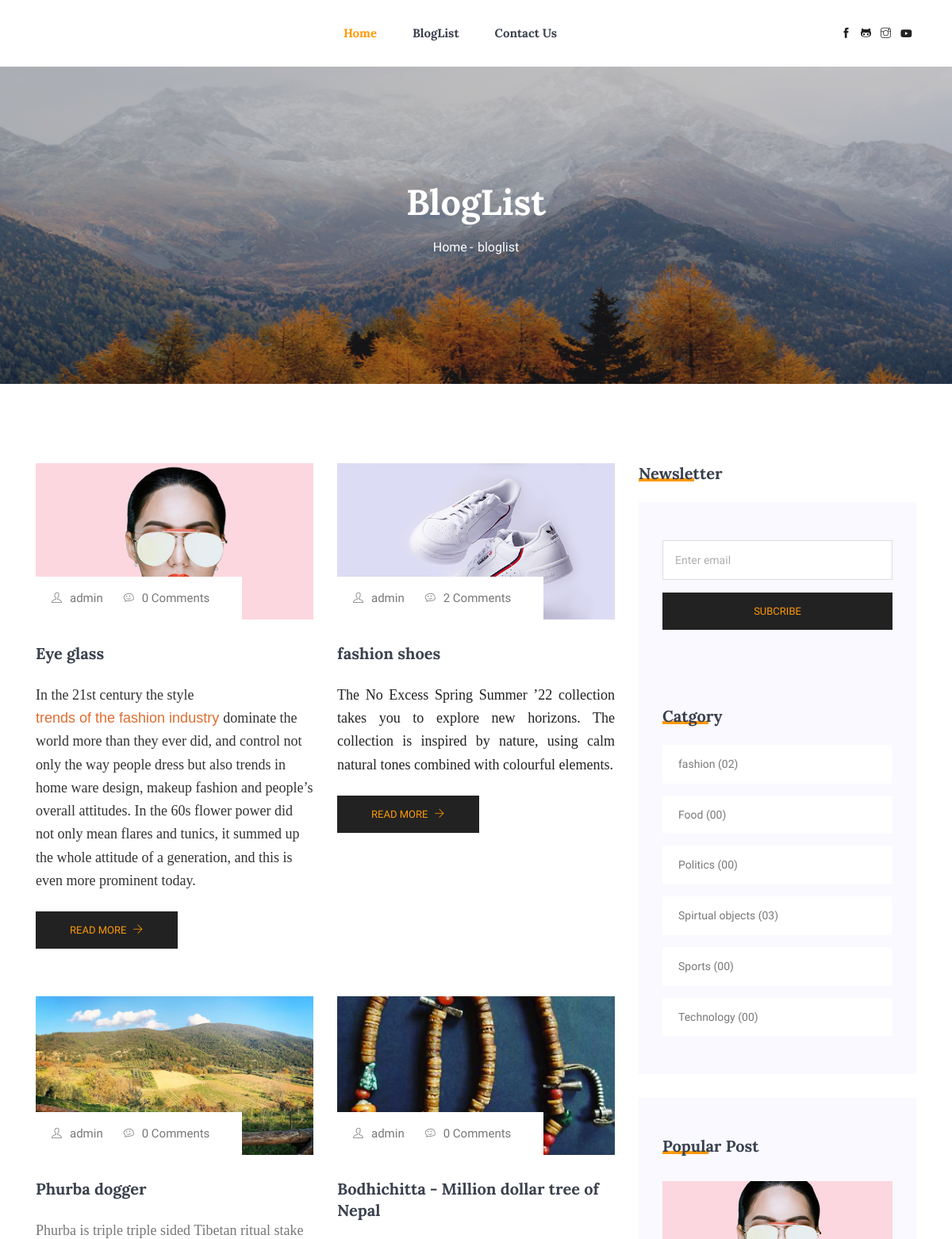
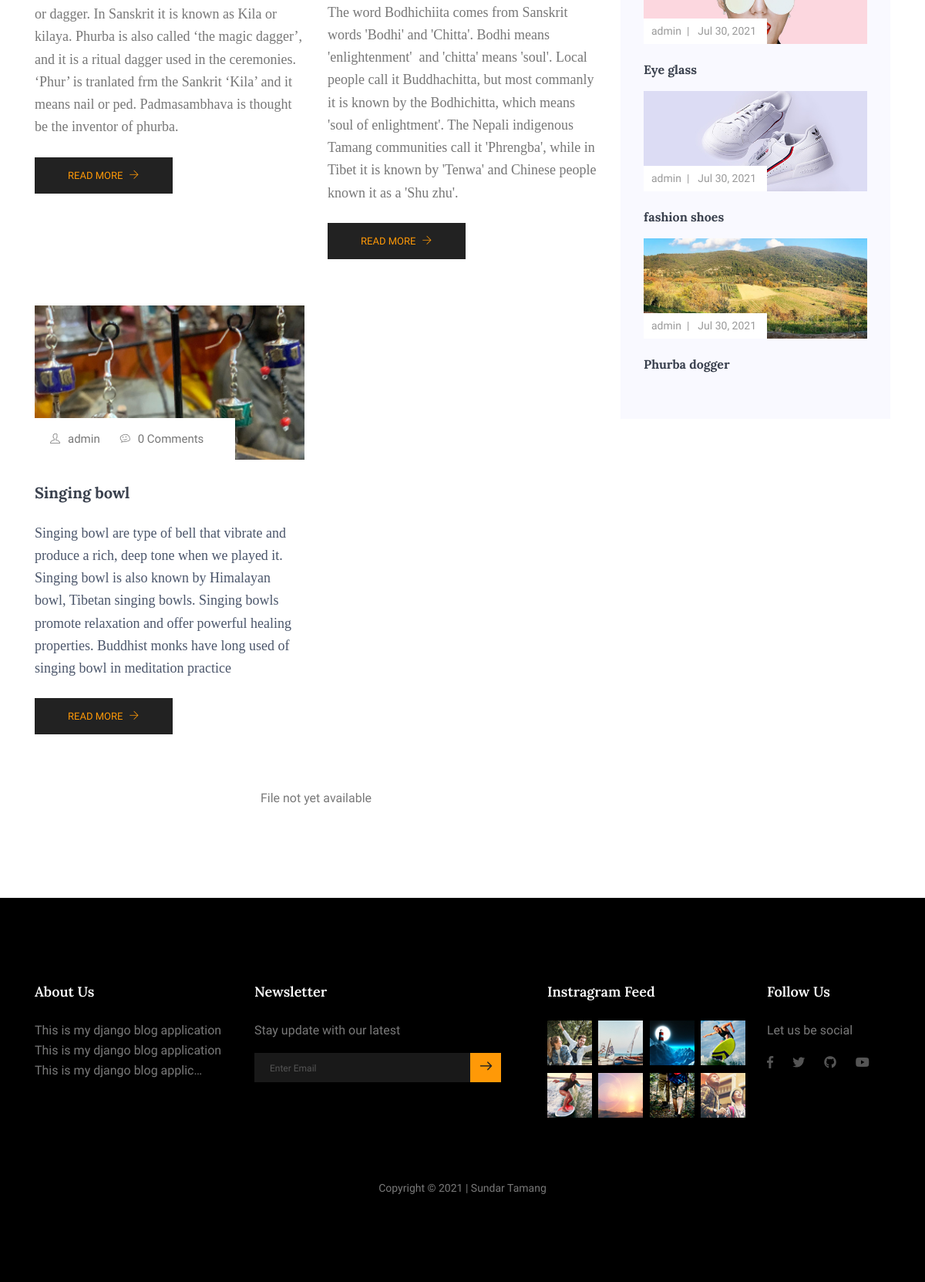
The page /bloglist/ on the database its author committed (2 pictures, top to bottom).
### core/models.py (models this page shows, shortened)
class TimeStamp(models.Model):
    created_at = models.DateTimeField(auto_now=True)
    update_at  = models.DateTimeField(auto_now=True)
    is_active  = models.BooleanField(default=True, null=True, blank=True)
    class Meta:
        abstract = True
    def timestamp_pretty(self):
        return self.created_at.strftime('%b %e, %Y')

class Blog(TimeStamp):
    title      = models.CharField(max_length=100)
    slug       = models.SlugField(null=True, blank=True, unique=True)
    overview   = models.TextField()
    content    = models.TextField()
    views      = models.PositiveIntegerField(default=0)
    author     = models.ForeignKey(User, on_delete=models.CASCADE, blank=True, null=True)
    thumbnail  = models.ImageField(upload_to="Blog/img")
    categories = models.ForeignKey(Category, on_delete=models.CASCADE)
    featured   = models.BooleanField(default=False)
    def get_absoulate_url(self):
        return reverse('core:blogdetail',kwargs ={
            'slug':self.slug
        })
    def comment_count(self):
        return BlogComment.objects.filter(blog=self).count()

class Category(TimeStamp):
    title = models.CharField(max_length=20)
    slug  = models.SlugField(null=True, blank=True, unique=True)

class SiteInformation(TimeStamp):
    title                   = models.TextField(max_length=50, blank=True, null=True)
    email                   = models.EmailField()
    phone_number            = models.PositiveIntegerField(blank=True, null=True)
    address                 = models.TextField(max_length=200, blank=True, null=True)
    profile_image           = models.ImageField(upload_to="profile/pic", null=True, blank=True)
    about_us                = models.TextField(blank=True, null=True)
    github                  = models.CharField(max_length=200,null=True,blank=True)
    facebook                = models.CharField(max_length=200,null=True,blank=True)
    instagram               = models.CharField(max_length=200,null=True,blank=True)
    youtube                 = models.CharField(max_length=200,null=True,blank=True)
    twitter                 = models.CharField(max_length=200,null=True,blank=True)
    viber                   = models.CharField(max_length=200,null=True,blank=True)
    privacy_policy          = models.TextField(blank=True, null=True)
    terms_conditions        = models.TextField(blank=True, null=True)
    fb_messenger_script     = models.CharField(max_length=1024, null=True, blank=True)
    google_analytics_script = models.CharField(max_length=500, null=True, blank=True)
    fb_pixel_script         = models.CharField(max_length=4000, null=True, blank=True)
    detail_pixel            = models.TextField(null=True, blank=True)

### core/views.py (the view)
# urls.py: path('bloglist/', BlogListView.as_view(),name='bloglist'),
class BlogListView(TemplateView):
    template_name = "clienttemplate/bloglist.html"
    paginate_by = "5"
    def get_context_data(self, **kwargs):
        context = super().get_context_data(**kwargs)
        bloglist = Blog.objects.all().order_by('-id')
        paginator = Paginator(bloglist, self.paginate_by)
        page = self.request.GET.get('page')
        try:
            file_exams = paginator.page(page)
        except PageNotAnInteger:
            file_exams = paginator.page(1)
        except EmptyPage:
            file_exams = paginator.page(paginator.num_pages)
        context['bloglist'] = file_exams
        context["trending_blogs"] = Blog.objects.all().order_by('-views')[:3]
        context['categories'] =  count()
        return context

### core/context_processors.py (called while the page is built)
def add_variable_to_context(request):
    siteInfo = SiteInformation.objects.first()
    return {
        'siteInfo': siteInfo
    }

### core/views.py (called while the page is built)
def count():
    category = Category.objects.annotate(count_post = Count('blog'))
    return category

### template/clienttemplate/bloglist.html (shortened to what this page needs)
{% extends 'clienttemplate/base.html' %}
{% load static %}
{% block body %}
  <section class="mb-30px">
    <div class="">
      <div class="hero-banner hero-banner--sm">
        <div class="hero-banner__content">
          <h1>BlogList</h1>
          <nav aria-label="breadcrumb" class="banner-breadcrumb">
            <ol class="breadcrumb">
              <li class="breadcrumb-item"><a href="{% url 'core:home' %}">Home</a></li>
              <li class="breadcrumb-item active" aria-current="page"> bloglist</li>
            </ol>
          </nav>
        </div>
      </div>
    </div>
  </section>
  <section class="blog-post-area section-margin">
    <div class="container">
      <div class="row">
        <div class="col-lg-8">
          <div class="row">
            {% for blogs in bloglist %}
            <div class="col-md-6">
              <div class="single-recent-blog-post card-view">
                <div class="thumb">
                  <img class="card-img rounded-0" src="{{blogs.thumbnail.url}}" style="max-height: 200px !important; width: 100%; object-fit: cover;" alt="">
                  <ul class="thumb-info">
                    <li><a href="#"><i class="ti-user"></i>{{blogs.author.username}}</a></li>
                    <li><a href="#"><i class="ti-themify-favicon"></i>{{blogs.comment_count}} Comments</a></li>
                  </ul>
                </div>
                <div class="details mt-20">
                  <a href="{{blogs.get_absoulate_url}}">
                    <h3>{{blogs.title}}</h3>
                  </a>
                  <p>{{blogs.overview|safe}}</p>
                  <a class="button" href="{{blogs.get_absoulate_url}}">Read More <i class="ti-arrow-right"></i></a>
                </div>
              </div>
            </div>
            {% endfor %}
          </div>
          <div class="row">
            <div class="col-lg-12">
              <nav class="blog-pagination justify-content-center d-flex">
                {% if is_paginated %}
                <ul class="pagination">
                  {% if page_obj.has_previous %}
                  <li class="page-item">
                    <a href="?page={{ page_obj.previous_page_number }}" class="page-link" aria-label="Previous">
                      <span aria-hidden="true">
                        <i class="ti-angle-left"></i>
                      </span>
                    </a>
                  </li>
                  {% endif %}
                  <li class="page-item active"><a href="" class="page-link">Page {{ page_obj.number }} of {{page_obj.paginator.num_pages }}.</a></li>
                  {% if page_obj.has_next %}
                  <li class="page-item">
                    <a href="?page={{ page_obj.next_page_number }}" class="page-link" aria-label="Next">
                      <span aria-hidden="true">
                        <i class="ti-angle-right"></i>
                      </span>
                    </a>
                  </li>
                  {% endif %}
                </ul>
                {% else %}
                <p>File not yet available</p>
                {% endif %}
              </nav>
            </div>
          </div>
        </div>
        {% block sidebar %}{% include 'clienttemplate/sidebar.html' %}{% endblock sidebar%}
      </div>
  </section>
{% endblock %}

### template/clienttemplate/base.html (shortened to what this page needs)
{% load static %}
<!DOCTYPE html>
<html lang="en">
<head>
    <link rel="stylesheet" href="{% static 'clientstatic/vendors/bootstrap/bootstrap.min.css' %}">
    <link rel="stylesheet" href="{% static 'clientstatic/vendors/fontawesome/css/all.min.css' %}">
    <link rel="stylesheet" href="{% static 'clientstatic/vendors/themify-icons/themify-icons.css' %}">
    <link rel="stylesheet" href="{% static 'clientstatic/vendors/linericon/style.css' %}">
    <link rel="stylesheet" href="{% static 'clientstatic/vendors/owl-carousel/owl.theme.default.min.css' %}">
    <link rel="stylesheet" href="{% static 'clientstatic/vendors/owl-carousel/owl.carousel.min.css' %}">
    <link rel="stylesheet" href="{% static 'clientstatic/css/style.css' %}">
    </head>
    <body>
    <header class="header_area">
    <div class="main_menu">
        <nav class="navbar navbar-expand-lg navbar-light">
        <div class="container box_1620">
            <div class="collapse navbar-collapse offset" id="navbarSupportedContent">
            <ul class="nav navbar-nav menu_nav  navbar-left justify-content-center">
                <li class="nav-item active"><a class="nav-link" href="{% url 'core:home' %}">Home</a></li>
                <li class="nav-item"><a class="nav-link" href="{% url 'core:bloglist' %}">BlogList</a></li>
                <li class="nav-item"><a class="nav-link" href="{% url 'core:contact' %}">Contact us</a></li>
            </ul>
            <ul class="nav navbar-nav navbar-right navbar-social">
                <li><a href="{{siteInfo.facebook}}"><i class="ti-facebook"></i></a></li>
                <li><a href="{{siteInfo.github}}"><i class="ti-github"></i></a></li>
                <li><a href="{{siteInfo.instagram}}"><i class="ti-instagram"></i></a></li>
                <li><a href="{{siteInfo.youtube}}"><i class="fab fa-youtube"></i></a></li>
            </ul>
            </div>
        </div>
        </nav>
    </div>
    </header>
    {% block body%}
    {% endblock %}
    <footer class="footer-area section-padding">
    <div class="container">
        <div class="row">
        <div class="col-lg-3  col-md-6 col-sm-6">
            <div class="single-footer-widget">
            <h6>About Us</h6>
            <p>
                {{siteInfo.about_us|truncatechars:100}}
            </p>
            </div>
        </div>
        <div class="col-lg-4  col-md-6 col-sm-6">
            <div class="single-footer-widget">
            <h6>Newsletter</h6>
            <p>Stay update with our latest</p>
            <div class="" id="mc_embed_signup">
                <form method="POST" class="form-inline" action="">
                    <div class="d-flex flex-row">
                        <input class="form-control" name="email" placeholder="Enter Email" onfocus="this.placeholder = ''" onblur="this.placeholder = 'Enter Email '"
                        required="" type="email">
                        <button class="click-btn btn btn-default">
                                <span class="lnr lnr-arrow-right"></span>
                        </button>
                    </div>
                </form>
            </div>
            </div>
        </div>
        <div class="col-lg-3  col-md-6 col-sm-6">
            <div class="single-footer-widget mail-chimp">
            <h6 class="mb-20">Instragram Feed</h6>
            <ul class="instafeed d-flex flex-wrap">
                <li><img src="{% static 'clientstatic/img/instagram/i1.jpg' %}" alt=""></li>
                <li><img src="{% static 'clientstatic/img/instagram/i2.jpg' %}" alt=""></li>
                <li><img src="{% static 'clientstatic/img/instagram/i3.jpg' %}" alt=""></li>
                <li><img src="{% static 'clientstatic/img/instagram/i4.jpg' %}" alt=""></li>
                <li><img src="{% static 'clientstatic/img/instagram/i5.jpg' %}" alt=""></li>
                <li><img src="{% static 'clientstatic/img/instagram/i6.jpg' %}" alt=""></li>
                <li><img src="{% static 'clientstatic/img/instagram/i7.jpg' %}" alt=""></li>
                <li><img src="{% static 'clientstatic/img/instagram/i8.jpg' %}" alt=""></li>
            </ul>
            </div>
        </div>
        <div class="col-lg-2 col-md-6 col-sm-6">
            <div class="single-footer-widget">
            <h6>Follow Us</h6>
            <p>Let us be social</p>
            <div class="footer-social d-flex align-items-center">
                <a href="{{siteInfo.facebook}}">
                <i class="fab fa-facebook-f"></i>
                </a>
                <a href="{{siteInfo.twitter}}">
                <i class="fab fa-twitter"></i>
                </a>
                <a href="{{siteInfo.github}}">
                <i class="fab fa-github"></i>
                </a>
                <a href="{{siteInfo.youtube}}">
                <i class="fab fa-youtube"></i>
                </a>
            </div>
            </div>
        </div>
        </div>
        <div class="footer-bottom d-flex justify-content-center align-items-center flex-wrap">
        <p class="footer-text m-0">
            Copyright &copy; {% now 'Y' %} | Sundar Tamang
        </p>
        </div>
    </div>
    </footer>
    </body>
    </html>

### template/clienttemplate/sidebar.html (shortened to what this page needs)
{% load static %}
{% block sidebar %}
<div class="col-lg-4 sidebar-widgets">
  <div class="widget-wrap">
      <form id="form" method="POST">
        <h4 class="single-sidebar-widget__title">Newsletter</h4>
        <div class="single-sidebar-widget newsletter-widget">
        <div class="form-group mt-30">
          <div class="col-autos">
            <input type="email" class="form-control" name="emai" id="email" placeholder="Enter email"
              onfocus="this.placeholder = ''" onblur="this.placeholder = 'Enter email'">
          </div>
        </div>
        <button class="bbtns d-block mt-20 w-100" type="submit">Subcribe</button>
      </form>
    </div>
    <div class="single-sidebar-widget post-category-widget">
      <h4 class="single-sidebar-widget__title">Catgory</h4>
      <ul class="cat-list mt-20">
        {% for cate in categories %}
        <li>
          <a href="{% url 'core:category' slug=cate.slug %}" class="d-flex justify-content-between">
            <p>
              {{cate.title}}
              {% if cate.count_post < 10 %} (0{{cate.count_post}}) {% else %} {{cate.count_post}} {% endif %} </p>
          </a>
        </li>
        {% endfor %}
      </ul>
    </div>
    <div class="single-sidebar-widget popular-post-widget">
      <h4 class="single-sidebar-widget__title">Popular Post</h4>
      <div class="popular-post-list">
        {% for trendingblog in trending_blogs %}
        <div class="single-post-list">
          <div class="thumb">
            <img class="card-img rounded-0" src="{{trendingblog.thumbnail.url}}" alt=""
              style="max-height: 130px !important; object-fit: cover;">
            <ul class="thumb-info">
              <li><a href="#">{{trendingblog.author.username}}</a></li>
              <li><a href="#">{{trendingblog.timestamp_pretty}}</a></li>
            </ul>
          </div>
          <div class="details mt-20">
            <a href="{{trendingblog.get_absoulate_url}}">
              <h6>{{trendingblog.title}}</h6>
            </a>
          </div>
        </div>
        {% endfor %}
      </div>
    </div>
  </div>
</div>
{% endblock sidebar %}

### rows shown on the page
Blog: thumbnail (picture), author.username "admin", comment_count "0", title "Eye glass", overview "In the 21st century the style trends of the fashion industry dominate the world more than they ever did, and control not only the way people dress but also trends in home ware design, makeup fashion and people’s overall attitudes. In the 60s flower power did not only mean flares and tunics, it summed up the whole attitude of a generation, and this is even more prominent today.", timestamp_pretty "Jul 30, 2021"
Blog: thumbnail (picture), author.username "admin", comment_count "2", title "fashion shoes", overview "The No Excess Spring Summer ’22 collection takes you to explore new horizons. The collection is inspired by nature, using calm natural tones combined with colourful elements.", timestamp_pretty "Jul 30, 2021"
Blog: thumbnail (picture), author.username "admin", comment_count "0", title "Phurba dogger", overview "Phurba is triple triple sided Tibetan ritual stake or dagger. In Sanskrit it is known as Kila or kilaya. Phurba is also called ‘the magic dagger’, and it is a ritual dagger used in the ceremonies. ‘Phur’ is tranlated frm the Sankrit ‘Kila’ and it means nail or ped. Padmasambhava is thought be the inventor of phurba.", timestamp_pretty "Jul 30, 2021"
Blog: thumbnail (picture), author.username "admin", comment_count "0", title "Bodhichitta - Million dollar tree of Nepal", overview "The word Bodhichiita comes from Sanskrit words 'Bodhi' and 'Chitta'. Bodhi means 'enlightenment' and 'chitta' means 'soul'. Local people call it Buddhachitta, but most commanly it is known by the Bodhichitta, which means 'soul of enlightment'. The Nepali indigenous Tamang communities call it 'Phrengba', while in Tibet it is known by 'Tenwa' and Chinese people known it as a 'Shu zhu'."
Blog: thumbnail (picture), author.username "admin", comment_count "0", title "Singing bowl", overview "Singing bowl are type of bell that vibrate and produce a rich, deep tone when we played it. Singing bowl is also known by Himalayan bowl, Tibetan singing bowls. Singing bowls promote relaxation and offer powerful healing properties. Buddhist monks have long used of singing bowl in meditation practice"
Category: title "fashion", count_post "2"
Category: title "Food", count_post "0"
Category: title "Politics", count_post "0"
Category: title "Spirtual objects", count_post "3"
Category: title "Sports", count_post "0"
Category: title "Technology", count_post "0"
SiteInformation: about_us "This is my django blog application This is my django blog application This is my django blog applic…"
